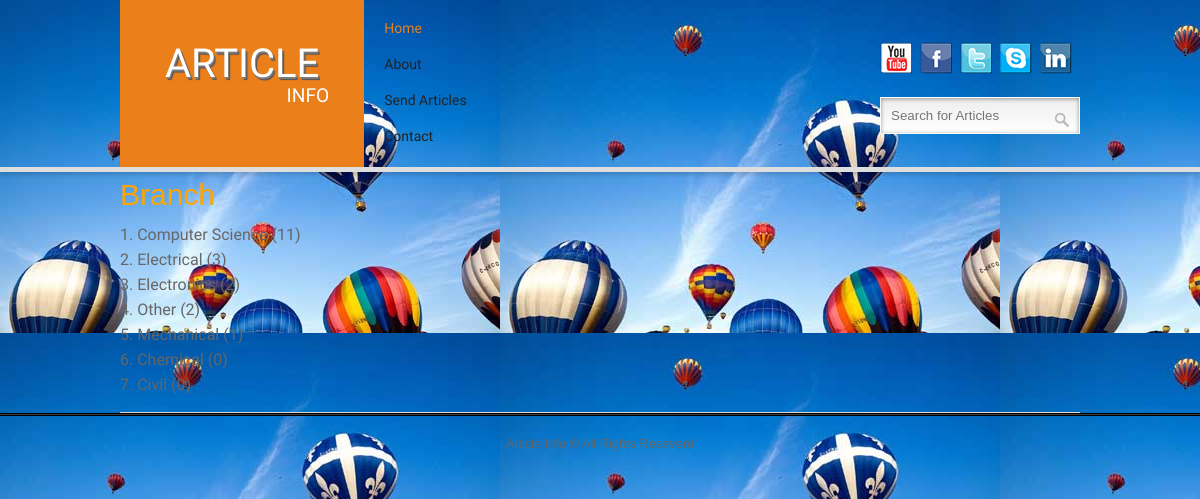
The page /departments.php on the database its author committed.
### tables this page shows
CREATE TABLE `branch_table` (
  `branchid` int(11) NOT NULL,
  `branch` varchar(200) NOT NULL,
  `counter` int(11) NOT NULL
);

### departments.php (the view, shortened to what this page needs)
<!DOCTYPE HTML>
<head>
</head>
<?php
	include("includes/header.php");
	include("includes/connection.php");
?>
<div class="wrap" style="font-size: 20px; line-height: 25px;">
			<h1 style="color:orange; font-size: 30px; margin-top:10px; ">Branch</h1>
			<div class="box1">
   				 <ul>
				 	<?php
				 		$query="SELECT `branchid`, `branch`, `counter` FROM `branch_table` order by counter desc,branch";
				 		$result=mysqli_query($connection,$query);
				 		$count=1;
				 		while($row=mysqli_fetch_row($result)){
				 			echo "<li><a href='index.php?branch=".$row[1]."'><span class='category-name'>$count. $row[1] ($row[2])</span></a></li>";
				 			$count++;
				 		}
				 	?>
				</ul>
			</div>
</div>
<?php include("includes/footer.php"); ?>
</body>
</html>

### css/style.css (style rules this page uses)
html,body,div,span,applet,object,iframe,h1,h2,h3,h4,h5,h6,p,blockquote,pre,a,abbr,acronym,address,big,cite,code,del,dfn,em,img,ins,kbd,q,s,samp,small,strike,strong,sub,sup,tt,var,b,u,i,dl,dt,dd,ol,nav ul,nav li,fieldset,form,label,legend,table,caption,tbody,tfoot,thead,tr,th,td,article,aside,canvas,details,embed,figure,figcaption,footer,header,hgroup,menu,nav,output,ruby,section,summary,time,mark,audio,video { margin:0;padding:0;border:0;font-size:100%;font:inherit;vertical-align:baseline; }
ol,ul { list-style:none;margin:0;padding:0; }
a { text-decoration:none; }
body { font-family:Arial, Helvetica, sans-serif; background:url(images/body-bg3.png); }
.wrap { width:80%; margin:0 auto; }
.box1 span { font-size:13px; color:#666; font-size:0.8em; font-family: 'Monda', sans-serif; display:block; }
.box1 { border-bottom:1px solid #D8D8D8; padding:15px 0; }

### rows shown on the page
branch_table: branch "Computer Science", counter "11"
branch_table: branch "Electrical", counter "3"
branch_table: branch "Electronics", counter "2"
branch_table: branch "Other", counter "2"
branch_table: branch "Mechanical", counter "1"
branch_table: branch "Chemical", counter "0"
branch_table: branch "Civil", counter "0"
